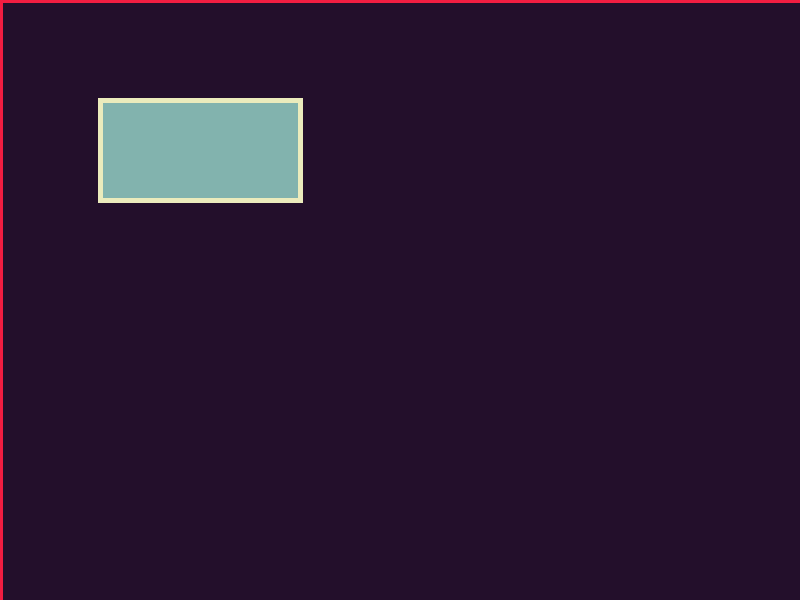
Frame 1 (no input)
Frame 60 (the mouse pressed at the canvas centre just before this capture): identical to frame 1, image omitted
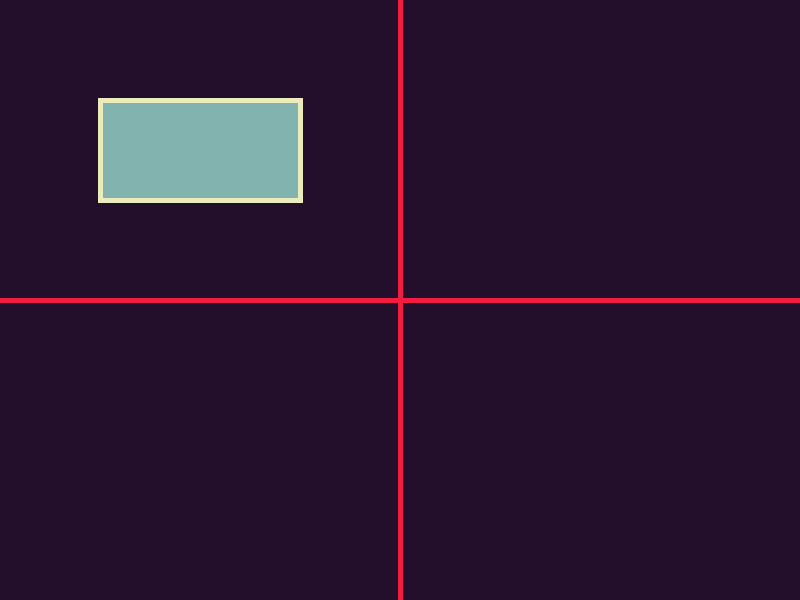
Frame 120 (the mouse held since frame 60 and released just before this capture)

The Processing sketch that drew these frames (run headless with seeded random() and noise(); from frame 60 on, the mouse is pressed at the canvas centre):

// Processing sketch: rectangular_buttonsver2
// ── rectangular_buttonsver2.pde
// Palette
color darkPurple = #230F2B;
color pink = #F21D41;
color lightGreen = #EBEBBC;
color medGreen = #F21D41;
color darkGreen = #82B3AE;
int toggle;
void setup() {
  size(800, 600);
  strokeWeight(5);
  textSize(30);
  
  toggle = 1;
}

void draw() {
  background(darkPurple);
  
  fill(darkGreen);
  stroke(lightGreen);
  rect(100, 100, 200, 100);
  
  if (toggle > 0) {
    guidelines();
  }
}

void mouseReleased() {
  if (mouseX > 100 && mouseX < 300 && mouseY > 100 && mouseY < 200) {
    toggle = toggle * -1;
  }
}

void guidelines() {
  fill(pink);
  stroke(pink);
  line(0, mouseY, width, mouseY);
  line (mouseX, 0, mouseX, height);
}
